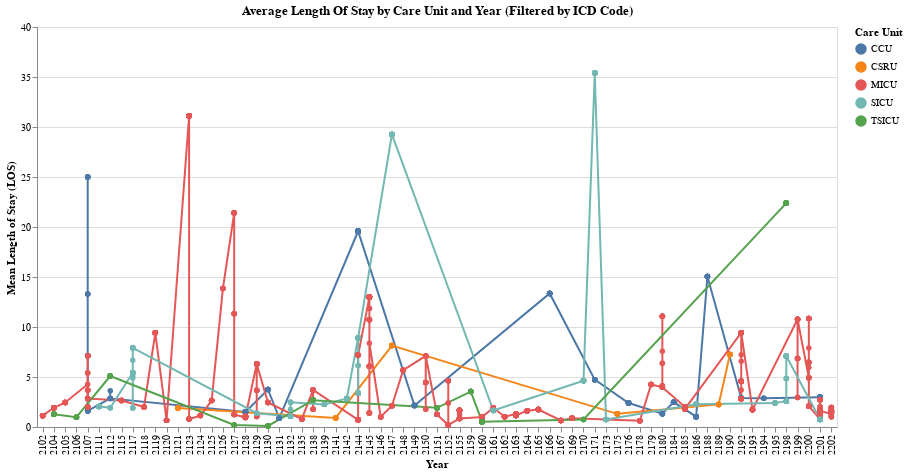

Source (notebook cell):
### Markdown cell above
# Plot-3 : Average Length Of Stay by Care Unit and Year (Filtered by ICD Code)

### Code cell
import altair as alt

# Average Length of Stay by Care Unit and Year (Can be Filtered by ICD Code)

# Convert 'intime' and 'outtime' to datetime
icustays['intime'] = pd.to_datetime(icustays['intime'])
icustays['outtime'] = pd.to_datetime(icustays['outtime'])

# Extract the year from 'intime'
icustays['intime_year'] = icustays['intime'].dt.year

# Merge icustays with ICD-9 diagnosis codes
icustays_with_icd = icustays.merge(diagnoses, on='hadm_id', how='left')

# Calculate the mean LOS for each care unit and year
los_stats = icustays_with_icd.groupby(['first_careunit', 'intime_year', 'icd9_code'])['los'].mean().reset_index()

# Create a list of 'ICD9 code - short description' for each unique ICD9 code
icd_label_options = [(code, f" {icd9_dict.get(code, 'Unknown description')}") for code in los_stats['icd9_code'].unique()]

# Create a selection widget for ICD-9 codes
icd_selection = alt.selection_point(
    fields=['icd9_code'],
    bind=alt.binding_select(options=icd_label_options, name="Select ICD Code ")
)

# Create the Altair chart
chart = alt.Chart(los_stats).mark_line(point=True).encode(
    x=alt.X('intime_year:O', title='Year'),
    y=alt.Y('los:Q', title='Mean Length of Stay (LOS)'),
    color=alt.Color('first_careunit:N', title='Care Unit'),
    tooltip=['first_careunit', 'intime_year', 'los', 'icd9_code']  # Add tooltips for interactivity
).add_params(
    icd_selection
).transform_filter(
    icd_selection
).properties(
    title='Average Length Of Stay by Care Unit and Year (Filtered by ICD Code)',
    width=800,
    height=400
)

# Display the chart
chart

### Figure 1 — Vega-Lite specification as saved in the notebook (floating-point values rounded to 4 significant figures; data arrays with more than 128 entries replaced by an {"elided": "..."} marker saying what was removed)
{"config": {"view": {"continuousWidth": 300, "continuousHeight": 300}}, "data": {"name": "data-1c8c06e8f41c7b91144b5e88682a87ab"}, "mark": {"type": "line", "point": true}, "encoding": {"color": {"field": "first_careunit", "title": "Care Unit", "type": "nominal"}, "tooltip": [{"field": "first_careunit", "type": "nominal"}, {"field": "intime_year", "type": "quantitative"}, {"field": "los", "type": "quantitative"}, {"field": "icd9_code", "type": "nominal"}], "x": {"field": "intime_year", "title": "Year", "type": "ordinal"}, "y": {"field": "los", "title": "Mean Length of Stay (LOS)", "type": "quantitative"}}, "height": 400, "params": [{"name": "param_4", "select": {"type": "point", "fields": ["icd9_code"]}, "bind": {"input": "select", "options": {"elided": "581x2 str values"}, "name": "Select ICD Code "}}], "title": "Average Length Of Stay by Care Unit and Year (Filtered by ICD Code)", "transform": [{"filter": {"param": "param_4"}}], "width": 800, "$schema": "https://vega.github.io/schema/vega-lite/v5.20.1.json", "datasets": {"data-1c8c06e8f41c7b91144b5e88682a87ab": {"elided": "1647 records"}}}
